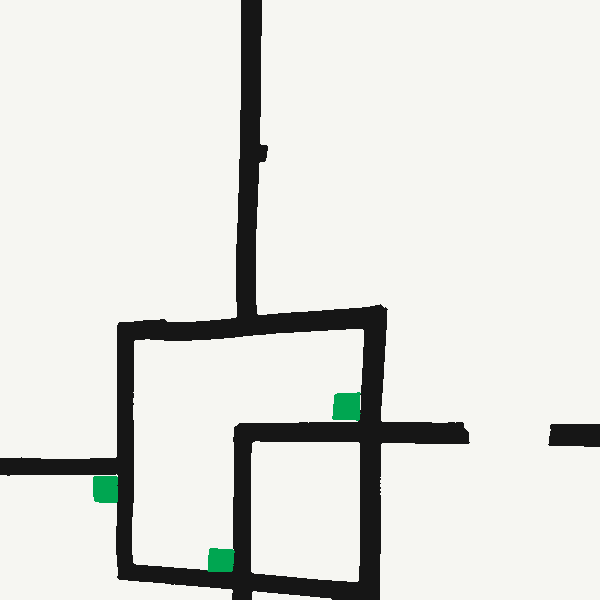
#> input picture simuladorLine/ladrilhos_proprios/exemplo_foto.png, 600 x 600 px
$ python -i ladrilho_proprio.py   (imports and definitions only)
#> lines starting #> are read from the running program, lines starting #| are printed output that depends on the picture; after the words box and inside, x2 and y2 are one past the last pixel; in counts of white or black regions, pixels touching at a corner belong together
#> further down, picture is the input picture: shape (600, 600, 3); mean B, G, R 219.6, 223.6, 222.7
"""Ladrilhos próprios do simulador (13/11/2026): uma pista de treino que não é ladrilho oficial, feita de uma
foto ou de um desenho, ocupando 1 ou mais ladrilhos (bloco de L x A).

Cada ladrilho próprio fica em simuladorLine/ladrilhos_proprios/:
  NOME.png        o desenho visto de cima, 1 mm por pixel (L*300 x A*300), só com branco, preto, verde e
                  vermelho (e prata, na cor exata do simulador). É o que os sensores "enxergam".
  proprios.json   a lista dos blocos: tamanho, descrição e, por peça ("coluna,linha", 0,0 = noroeste),
                  os caminhos (entrada > saída: N, L, S, O), gaps, interseções e o ponto de início/retorno.
  _conferir/      imagens para conferir (o git ignora)

No simulador, cada peça vira um ladrilho 'NOME@coluna,linha' (bloco 1x1: 'NOME'); na paleta do editor o
bloco aparece inteiro, no fim, e entra de uma vez com o canto noroeste na célula clicada (R gira).

Coordenadas do bloco: mm a partir do canto noroeste do bloco, u para a direita (leste) e v para baixo
(sul), como na imagem. A peça (c, l) vai de u = 300c a 300c + 300 e de v = 300l a 300l + 300.

Comandos (da pasta simuladorLine):
  python ferramentas/ladrilho_proprio.py foto NOME FOTO LxA "fx,fy,u,v" ... [--descricao TEXTO] [--prolonga MM]
        a foto vista de cima: 4 ou mais pontos da foto (pixels) ligados a pontos do bloco (mm). Um quadrado
        de fita, os cantos de um ladrilho ou os verdes (25 mm) servem. --prolonga: linha que para a menos
        de MM mm da borda do bloco (a foto acabou) vai até a borda, para emendar no vizinho.
  python ferramentas/ladrilho_proprio.py desenho NOME IMAGEM LxA [--descricao TEXTO] [--prolonga MM]
        a imagem já vista de cima (Paint, Inkscape, foto já endireitada), esticada para L*300 x A*300
  python ferramentas/ladrilho_proprio.py bordas NOME
        onde as linhas cruzam as bordas de cada peça (para escrever os caminhos)
  python ferramentas/ladrilho_proprio.py pecas NOME [--caminhos "c,l:E>S ..."] [--intersecoes "c,l:N ..."]
        [--gaps "c,l:N ..."] [--ponto "c,l:u,v[:RUMO] ..."] [--limpa]
        escreve as peças no proprios.json (o ponto é na peça: mm do canto noroeste dela)
  python ferramentas/ladrilho_proprio.py confere NOME     imagem com as peças, os caminhos e os pontos
  python ferramentas/ladrilho_proprio.py lista
O passo a passo está em LADRILHO_PROPRIO.md, nesta pasta.
"""
import argparse
import json
import os
import sys

import cv2
import numpy as np

AQUI = os.path.dirname(os.path.abspath(__file__))
RAIZ = os.path.dirname(AQUI)                       # simuladorLine
# [1 line not run here, left out]
sys.path.insert(0, RAIZ)
from sim import ladrilhos as LT  # noqa: E402

T = LT.TAM
PASTA = LT.PASTA_PROPRIOS
ARQ = os.path.join(PASTA, LT.ARQ_PROPRIOS)
CONFERIR = os.path.join(PASTA, '_conferir')
MIN_PRETO_MM2 = 300          # mancha preta menor que isso é sujeira (ponto de caneta, poeira)
MIN_VERDE_MM2 = 150
BGR = {m: tuple(int(c) for c in reversed(LT.COR_MATERIAL[m])) for m in LT.COR_MATERIAL}


# ------------------------------------------------------------------ proprios.json
# [41 lines left out: functions le_json, grava_json, tamanho, registra, not called in this run]


# ------------------------------------------------------------------ imagem -> materiais
def classifica(bgr, valido=None):
    """Foto (já vista de cima, 1 mm/px) -> matriz de materiais. valido = máscara do que a foto cobre."""
    if valido is None:
        valido = np.ones(bgr.shape[:2], bool)
    cinza = cv2.cvtColor(bgr, cv2.COLOR_BGR2GRAY).astype(np.float32)
    # fundo (a luz muda ao longo do quadro): fechamento grande tira a fita e fica o branco
    fundo = cv2.morphologyEx(cinza, cv2.MORPH_CLOSE, cv2.getStructuringElement(cv2.MORPH_ELLIPSE, (61, 61)))
#> fundo: shape (600, 600) float32; every value is 246
    fundo = cv2.GaussianBlur(fundo, (0, 0), 15)
#> fundo: shape (600, 600) float32; every value is 246
    rel = cinza / np.maximum(fundo, 1)
    hsv = cv2.cvtColor(bgr, cv2.COLOR_BGR2HSV)
#> hsv: shape (600, 600, 3); mean H, S, V 27.3, 5, 223.6
    h, s, v = hsv[..., 0], hsv[..., 1], hsv[..., 2]
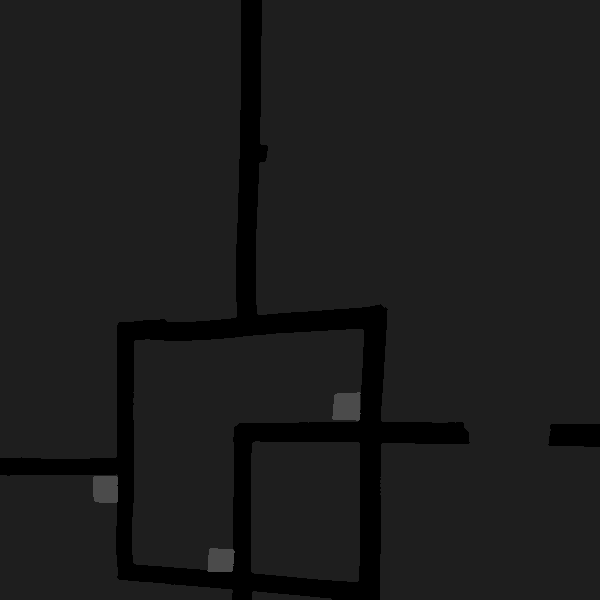
#> h: shape (600, 600); min 0, max 75, mean 27.3
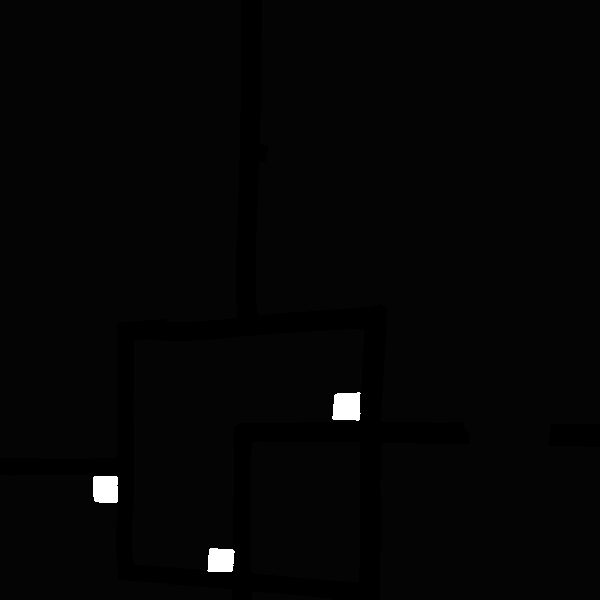
#> s: shape (600, 600); min 0, max 255, mean 5
    verde = (h >= 35) & (h <= 95) & (s >= 80) & (v >= 35)
#> verde: shape (600, 600) bool; 0.55% white; 3 white regions, box (x1, y1, x2, y2) and area: (332, 392, 361, 421) 725, (93, 476, 118, 503) 659, (207, 548, 235, 572) 594
    vermelho = ((h <= 10) | (h >= 170)) & (s >= 100) & (v >= 50)
#> vermelho: shape (600, 600) bool; every value is 0
    preto = (rel < 0.5) & ~verde & ~vermelho
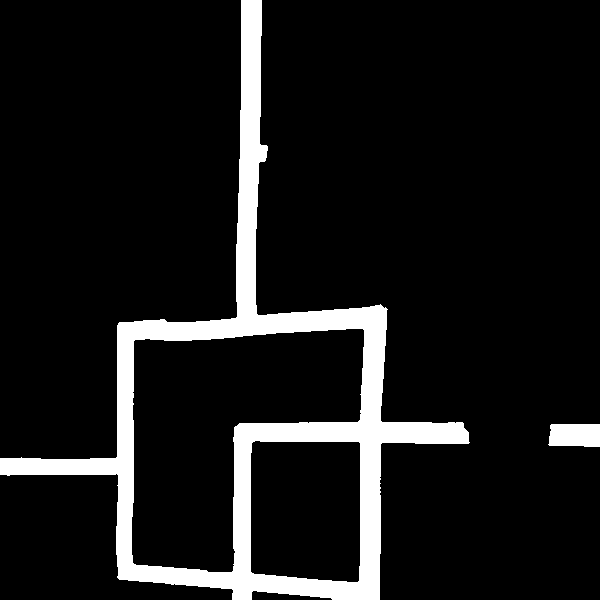
#> preto: shape (600, 600) bool; 9.8% white; 2 white regions, box (x1, y1, x2, y2) and area: (0, 0, 470, 600) 34161, (548, 424, 600, 447) 1124
    mat = np.full(bgr.shape[:2], LT.M_BRANCO, np.uint8)
    k3 = cv2.getStructuringElement(cv2.MORPH_ELLIPSE, (3, 3))
    avisos = []
    for m, masc, minimo in ((LT.M_PRETO, preto, MIN_PRETO_MM2), (LT.M_VERDE, verde, MIN_VERDE_MM2),
                            (LT.M_VERMELHO, vermelho, MIN_VERDE_MM2)):
        masc = cv2.morphologyEx((masc & valido).astype(np.uint8), cv2.MORPH_OPEN, k3)
        masc = cv2.morphologyEx(masc, cv2.MORPH_CLOSE, k3)
        n, lab, st, _ = cv2.connectedComponentsWithStats(masc)
        borda_foto = cv2.dilate((~valido).astype(np.uint8), k3, iterations=2).astype(bool)
        for i in range(1, n):
            area = st[i, cv2.CC_STAT_AREA]
            comp = lab == i
            if area < minimo:
                continue
            if m != LT.M_PRETO and (comp & borda_foto).any():
                avisos.append(f'{LT.MATERIAIS[m]} cortado pela borda da foto em u={st[i, 0]}, v={st[i, 1]} '
                              f'({area} mm²): tirado')
                continue
            mat[comp] = m
#> this loop made 3 passes
#> (minimo, n) on passes 1 to 2: (300, 3), (150, 4)
#> (minimo, n, st) on pass 3: (150, 1, [[0, 0, 600, 600, 360000]])
#> pass 1, in classifica, `n, lab, st, _ = cv2.connectedComponentsWithStats(masc)`:
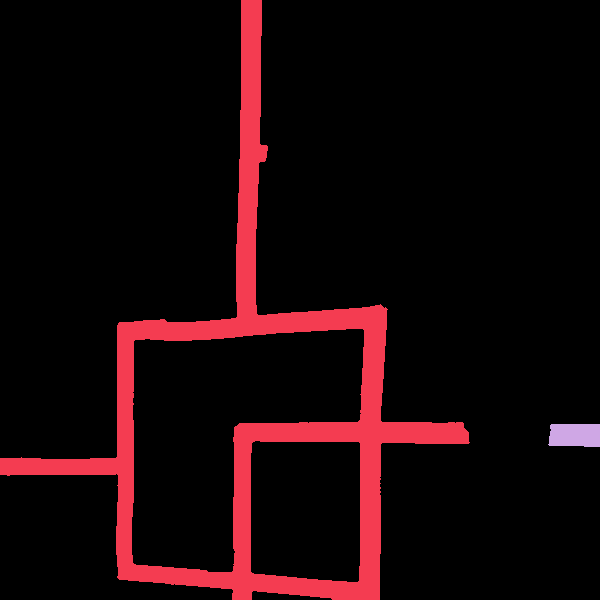
#> lab: shape (600, 600) int32; 3 distinct labels, from 0 to 2; one colour per label, 0 black
#> after the loop:
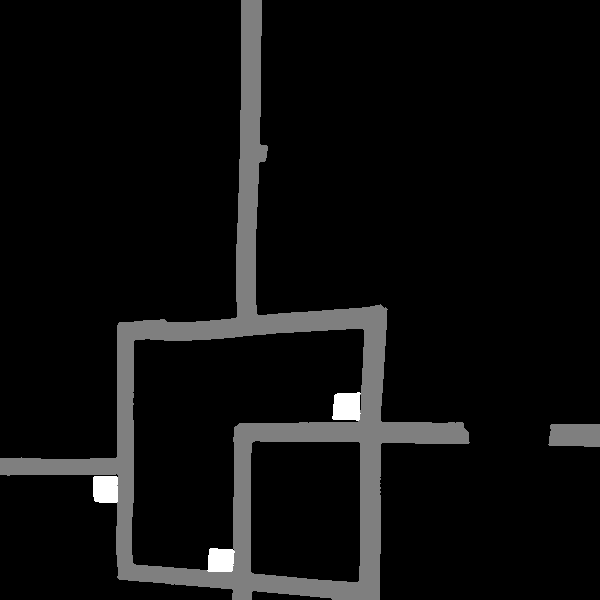
#> mat: shape (600, 600); min 0, max 2, mean 0.109; drawn with min black and max white
#> after the loop, avisos = []
    return mat, avisos


# [155 lines left out: functions prolonga, grava_png, medidas, faixas, cruzamentos, relata_bordas and 3 more, not called in this run]


def cmd_bordas(a):
    _, b, mat = bloco(a.nome)
    relata_bordas(a.nome, mat, b['largura'], b['altura'])


# [123 lines left out: functions _por_peca, cmd_pecas, cmd_confere, cmd_lista, main, not called in this run]


# [2 lines not run here, left out]

>>> import cv2
>>> picture = cv2.imread('../ladrilhos_proprios/exemplo_foto.png')
>>> result = classifica(picture)
